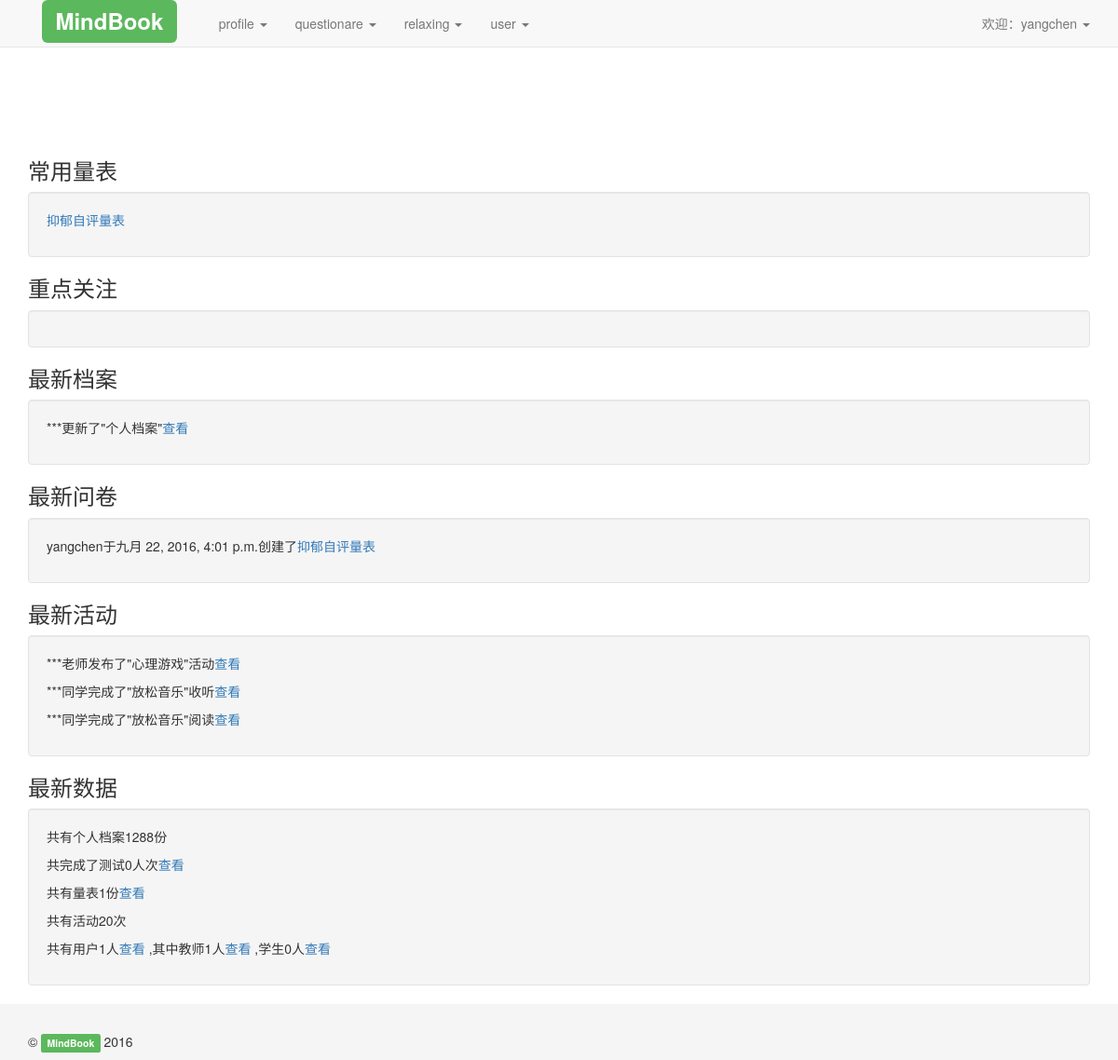
The app's page / (signed in), older data.
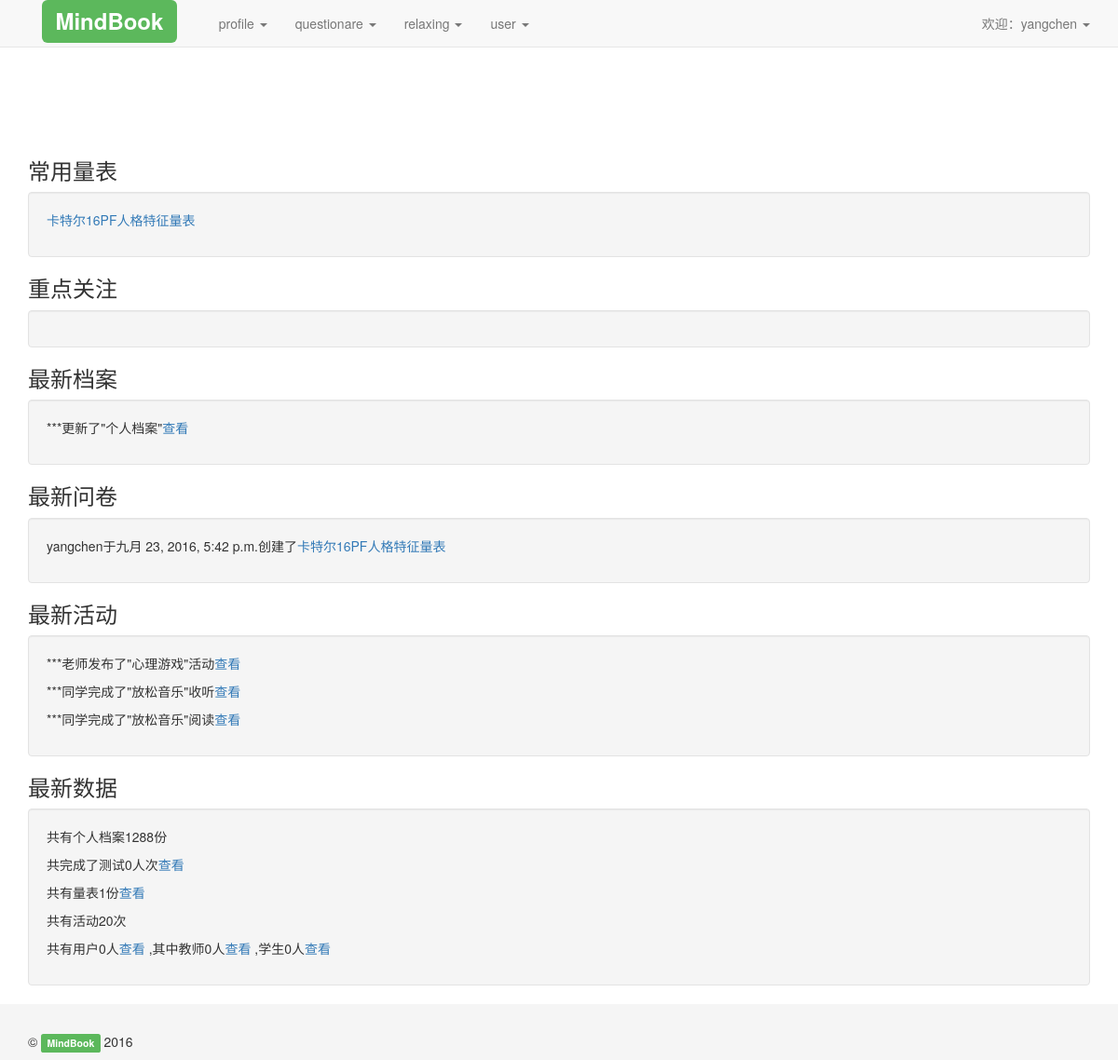
The same page, newer data.
### qq/models.py (models this page shows, shortened)
class Questionare(models.Model):
    creater = models.ForeignKey(User)
    title = models.CharField(u'问卷名称*（唯一，不可更改）',max_length=2000,blank=False, null=True,)
    short_name = models.CharField(u'简称',max_length=2000,blank=True, null=True)
    labels = models.CharField(u'关键词',max_length=2000,blank=True, null=True)
    desc = models.TextField(u'简介',max_length=2000,blank=True, null=True)
    guidance = models.TextField(u'指导语',max_length=2000,blank=True, null=True)
    tips = models.CharField(u'备注',max_length=2000,blank=True, null=True)
    if_often = models.BooleanField(u'设置为常用问卷',blank=True,)
    if_homepage = models.BooleanField(u'放在首页推荐',blank=True,)
    created_time = models.DateTimeField()
    item_file = models.FileField(u'*（模板请在下方下载）',blank=False,null=True)
    file_name = models.CharField(max_length=2000,blank=True, null=True)
    file_path = models.CharField(max_length=2000,blank=True, null=True)
    if_stored = models.CharField(max_length=2000,blank=True, null=True,default = 'not')
    if_in_use = models.CharField(max_length=2000,blank=True, null=True,default = 'not')

### qqqq/views.py (the view)
# urls.py: url(r'^$', 'qqqq.views.home', name='home'),
def home(request):
    qnrss = QnRecord.objects.all().order_by('-taken_time')
    qnrs = qnrss[:2]
    qnss = Questionare.objects.all().order_by('-created_time')
    qns = qnss[:2]
    users = UserProfile.objects.all()
    stus = UserProfile.objects.filter(usergroup='is_student')
    teas = UserProfile.objects.filter(usergroup='is_teacher')
    return render_to_response("index.html", RequestContext(request, {
        'qnrss':qnrss,
        'qnss':qnss,
        'qnrs':qnrs,
        'qns':qns,
        'users':users,
        'stus':stus,
        'teas':teas,
         }))

### templates/index.html (shortened to what this page needs)
{% extends 'base.html' %}
{% block content %}
    <p><h3>常用量表</h3></p>
    <div class="well">
    {% for qn in qns%}
      <p><a href="{% url 'qview' pp=qn.pk %}">{{qn.title}}</a></p>
    {% endfor %}
    </div>
  {% if perms.accounts.is_teacher %}
    <p><h3>重点关注</h3></p>
    <div class="well">
    </div>
    <p><h3>最新档案</h3></p>
    <div class="well">
      <p>***更新了"个人档案"<a href="{% url 'qlist' %}">查看</a></p>
    </div>
    <p><h3>最新问卷</h3></p>
    <div class="well">
      {% for qn in qns%}
      <p>{{qn.creater}}于{{qn.created_time}}创建了<a href="{% url 'qview' pp=qn.pk %}">{{qn.title}}</a></p>
    {% endfor %}
    </div>
    <p><h3>最新活动</h3></p>
    <div class="well">
      <p>***老师发布了"心理游戏"活动<a href="{% url 'qlist' %}">查看</a></p>
      <p>***同学完成了"放松音乐"收听<a href="{% url 'qlist' %}">查看</a></p>
      <p>***同学完成了"放松音乐"阅读<a href="{% url 'qlist' %}">查看</a></p>
    </div>
  {% endif %}
      <p><h3>最新数据</h3></p>
    <div class="well">
      <p>共有个人档案1288份</p>
      <p>共完成了测试{{qnrss.count}}人次{% if user.is_staff %}<a href="{% url 'rlist' %}">查看</a>{% endif %}</p>
      <p>共有量表{{qnss.count}}份{% if user.is_staff %}<a href="{% url 'qlist' %}">查看</a>{% endif %}</p>
      <p>共有活动20次</p>
      <p>共有用户{{users.count}}人{% if user.is_staff %}<a href="{% url 'userlist' %}">查看</a>{% endif %}
      ,其中教师{{teas.count}}人{% if user.is_staff %}<a href="{% url 'tealist' %}">查看</a>{% endif %}
      ,学生{{stus.count}}人{% if perms.accounts.is_teacher %}<a href="{% url 'stulist' %}">查看</a>{% endif %}</p>
    </div>
  {% endblock %}

Row changes from the older to the newer data that the page shows:
removed Questionare: title "抑郁自评量表", creater "yangchen", created_time "九月 22, 2016, 4:01 p.m."
added Questionare: title "卡特尔16PF人格特征量表", creater "yangchen", created_time "九月 23, 2016, 5:42 p.m."
Text that changed along with them:
{{ users.count }}: "1" → "0"
{{ teas.count }}: "1" → "0"
